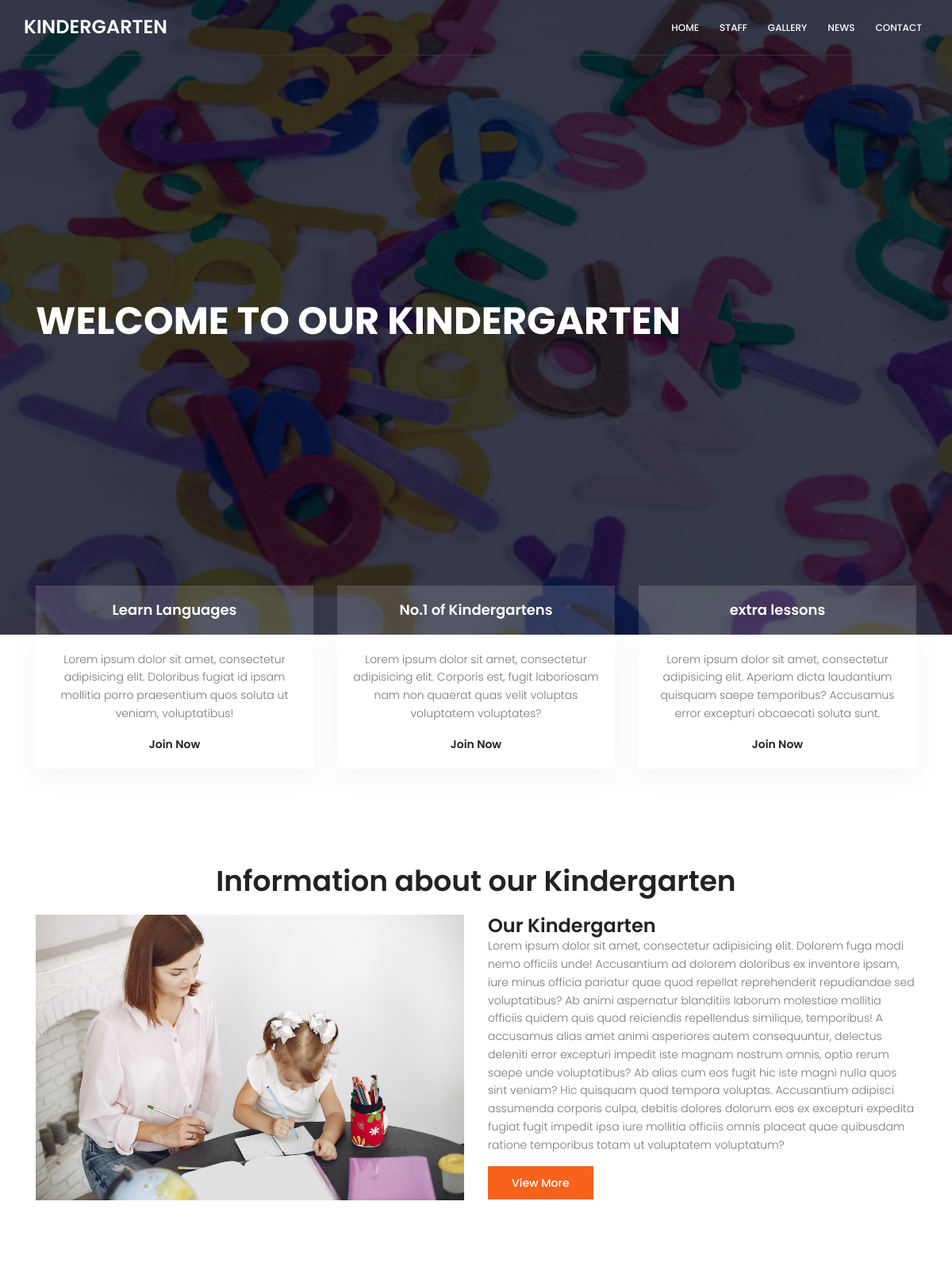
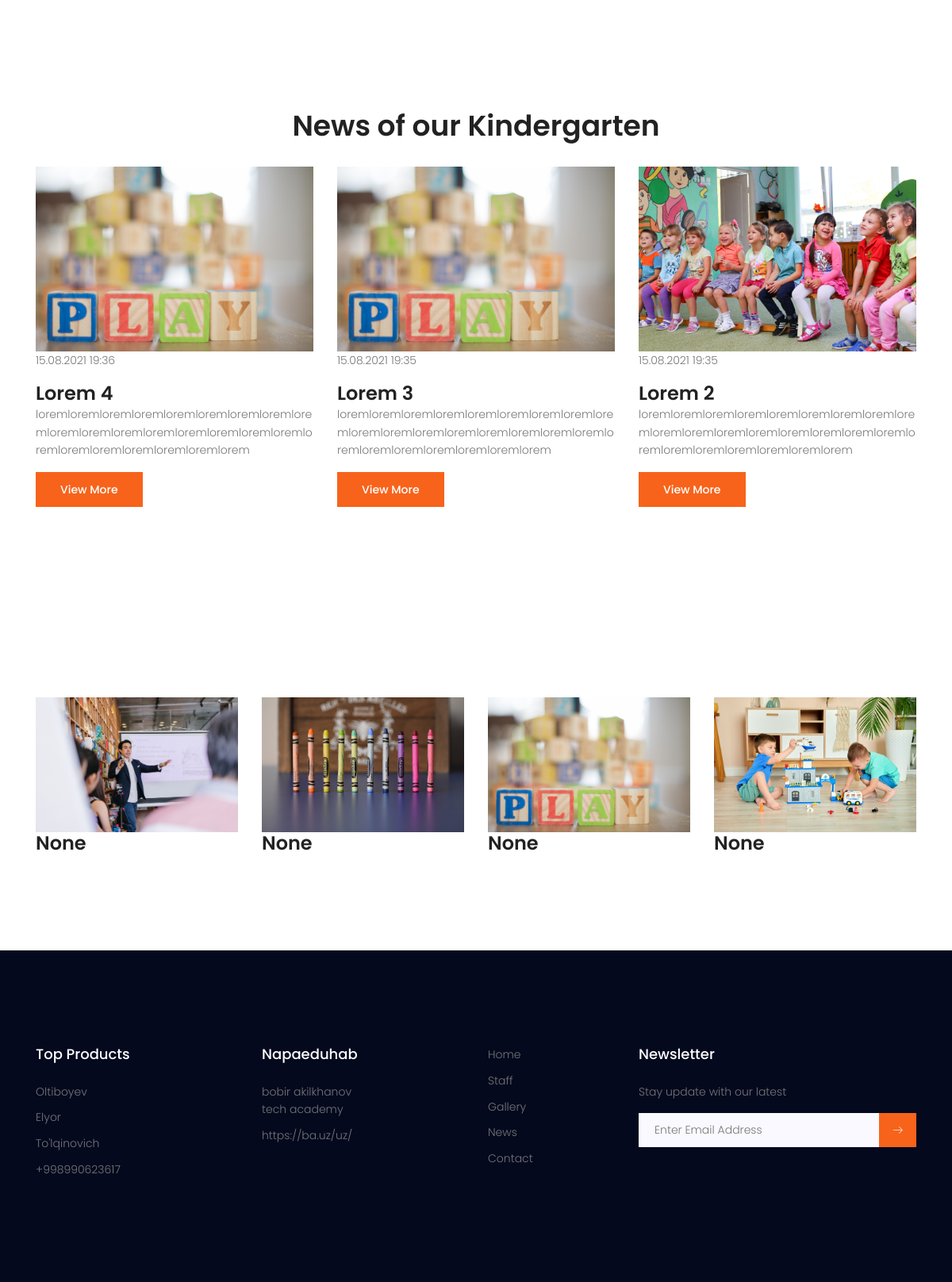
The page / on the database its author committed (2 pictures, top to bottom).
### main/models.py (models this page shows)
class NewsModel(models.Model):
    title = models.CharField(max_length=255)
    image = models.ImageField(upload_to='news')
    description = models.TextField(null=True)
    content = models.TextField()
    created_at = models.DateTimeField(auto_now_add=True)
    class Meta:
        verbose_name = 'news'
        verbose_name_plural = 'news'

class GalleryModel(models.Model):
    image = models.ImageField(upload_to='gallery')
    text = models.CharField(max_length=50, null=True, blank=True)
    created_at = models.DateTimeField(auto_now_add=True)
    class Meta:
        verbose_name = 'gallery'
        verbose_name_plural = 'galleries'

### main/views.py (the view)
# urls.py: path('', HomepageTemplateView.as_view(), name='home'),
class HomepageTemplateView(TemplateView):
    template_name = 'index.html'
    def get_context_data(self, **kwargs):
        context = super().get_context_data(**kwargs)
        context['news'] = NewsModel.objects.order_by('-pk')[:3]
        context['gallery'] = GalleryModel.objects.order_by('-pk')[:4]
        return context

### templates/index.html
{% extends 'base.html' %}
{% load static %}
{% block content %}
<section class="banner-area relative" id="home">
    <div class="overlay overlay-bg"></div>
    <div class="container">
        <div class="row fullscreen d-flex align-items-center justify-content-between">
            <div class="banner-content col-lg-9 col-md-12">
                <h1 class="text-uppercase">
                    Welcome to our Kindergarten
                </h1>
            </div>
        </div>
    </div>
</section>
<section class="feature-area">
    <div class="container">
        <div class="row">
            <div class="col-lg-4">
                <div class="single-feature">
                    <div class="title">
                        <h4>Learn Languages</h4>
                    </div>
                    <div class="desc-wrap">
                        <p>
                            Lorem ipsum dolor sit amet, consectetur adipisicing elit. Doloribus fugiat id ipsam mollitia
                            porro praesentium quos soluta ut veniam, voluptatibus!
                        </p>
                        <a href="#">Join Now</a>
                    </div>
                </div>
            </div>
            <div class="col-lg-4">
                <div class="single-feature">
                    <div class="title">
                        <h4>No.1 of Kindergartens</h4>
                    </div>
                    <div class="desc-wrap">
                        <p>
                            Lorem ipsum dolor sit amet, consectetur adipisicing elit. Corporis est, fugit laboriosam nam
                            non quaerat quas velit voluptas voluptatem voluptates?
                        </p>
                        <a href="#">Join Now</a>
                    </div>
                </div>
            </div>
            <div class="col-lg-4">
                <div class="single-feature">
                    <div class="title">
                        <h4>
                            extra lessons
                        </h4>
                    </div>
                    <div class="desc-wrap">
                        <p>
                            Lorem ipsum dolor sit amet, consectetur adipisicing elit. Aperiam dicta laudantium quisquam
                            saepe temporibus? Accusamus error excepturi obcaecati soluta sunt.
                        </p>
                        <a href="#">Join Now</a>
                    </div>
                </div>
            </div>
        </div>
    </div>
</section>
<section class="popular-course-area section-gap">
    <div class="container">
        <div class="row d-flex justify-content-center">
            <div class="menu-content col-lg-12">
                <div class="title text-center">
                    <h1 class="mb-10">Information about our Kindergarten</h1>
                </div>
                <div class="row mt-20">
                    <div class="feature-img col-lg-6">
                        <img class="img-fluid" src="{% static 'images/content3.jpg' %}" alt="">
                    </div>
                    <div class="col-lg-6">
                        <a class="posts-title" href="{% url 'news' %}"><h3>Our Kindergarten</h3></a>
                        <p class="excert">
                            Lorem ipsum dolor sit amet, consectetur adipisicing elit. Dolorem fuga modi nemo officiis
                            unde! Accusantium ad dolorem doloribus ex inventore ipsam, iure minus officia pariatur quae
                            quod repellat reprehenderit repudiandae sed voluptatibus? Ab animi aspernatur blanditiis
                            laborum molestiae mollitia officiis quidem quis quod reiciendis repellendus similique,
                            temporibus! A accusamus alias amet animi asperiores autem consequuntur, delectus deleniti
                            error excepturi impedit iste magnam nostrum omnis, optio rerum saepe unde voluptatibus? Ab
                            alias cum eos fugit hic iste magni nulla quos sint veniam? Hic quisquam quod tempora
                            voluptas. Accusantium adipisci assumenda corporis culpa, debitis dolores dolorum eos ex
                            excepturi expedita fugiat fugit impedit ipsa iure mollitia officiis omnis placeat quae
                            quibusdam ratione temporibus totam ut voluptatem voluptatum?
                        </p>
                        <a href="{% url 'news' %}" class="primary-btn">View More</a>
                    </div>
                </div>
            </div>
        </div>
    </div>
</section>
     <section class="events-list-area section-gap event-page-lists">
         <div class="container">
            <div class="row align-items-center">
                <div class="col-lg-12 text-center"> <h1> News of our Kindergarten </h1></div>
                {% for i in news %}
                    <div class="col-lg-4 posts-list mt-30">
                        <div class="single-post row">
                            <div class="col-lg-12 col-md-12">
                                <div class="feature-img">
                                    <img class="img-fluid" src="{{ i.image.url }}" alt="">
                                    <p>{{ i.created_at|date:'d.m.Y H:i' }}</p>
                                </div>
                                <a class="posts-title" href="blog-single.html"><h3> {{ i.title }} </h3>
                                </a>
                                <p class="excert" style="word-wrap:break-word;"> {{ i.description }} </p>
                                <a href="{% url 'news-detail' pk=i.pk %}" class="primary-btn">View More</a>
                            </div>
                        </div>
                    </div>
                {% endfor %}
            </div>
        </div>
    </section>
    <section class="gallery-area section-gap">
        <div class="container">
            <div class="row">
                {% for i in gallery %}
                    <div class="item col-sm-6 col-md-4 col-lg-3">
                        <a href="{{ i.image.url }}" class="fancybox" data-fancybox="gallery1">
                            <img src="{{ i.image.url }}" alt="{{ i.text }}" width="100%" height="100%"
                                 class="img-fluid">
                        </a>
                        <h3> {{ i.text }} </h3>
                    </div>
                {% endfor %}
            </div>
        </div>
    </section>
{% endblock %}

### rows shown on the page
NewsModel: image (picture), created_at "15.08.2021 19:36", title "Lorem 4", description "loremloremloremloremloremloremloremloremloremloremloremloremloremloremloremloremloremloremloremloremloremloremloremlorem"
NewsModel: image (picture), created_at "15.08.2021 19:35", title "Lorem 3", description "loremloremloremloremloremloremloremloremloremloremloremloremloremloremloremloremloremloremloremloremloremloremloremlorem"
NewsModel: image (picture), created_at "15.08.2021 19:35", title "Lorem 2", description "loremloremloremloremloremloremloremloremloremloremloremloremloremloremloremloremloremloremloremloremloremloremloremlorem"
GalleryModel: image (picture), text "None"
GalleryModel: image (picture), text "None"
GalleryModel: image (picture), text "None"
GalleryModel: image (picture), text "None"
